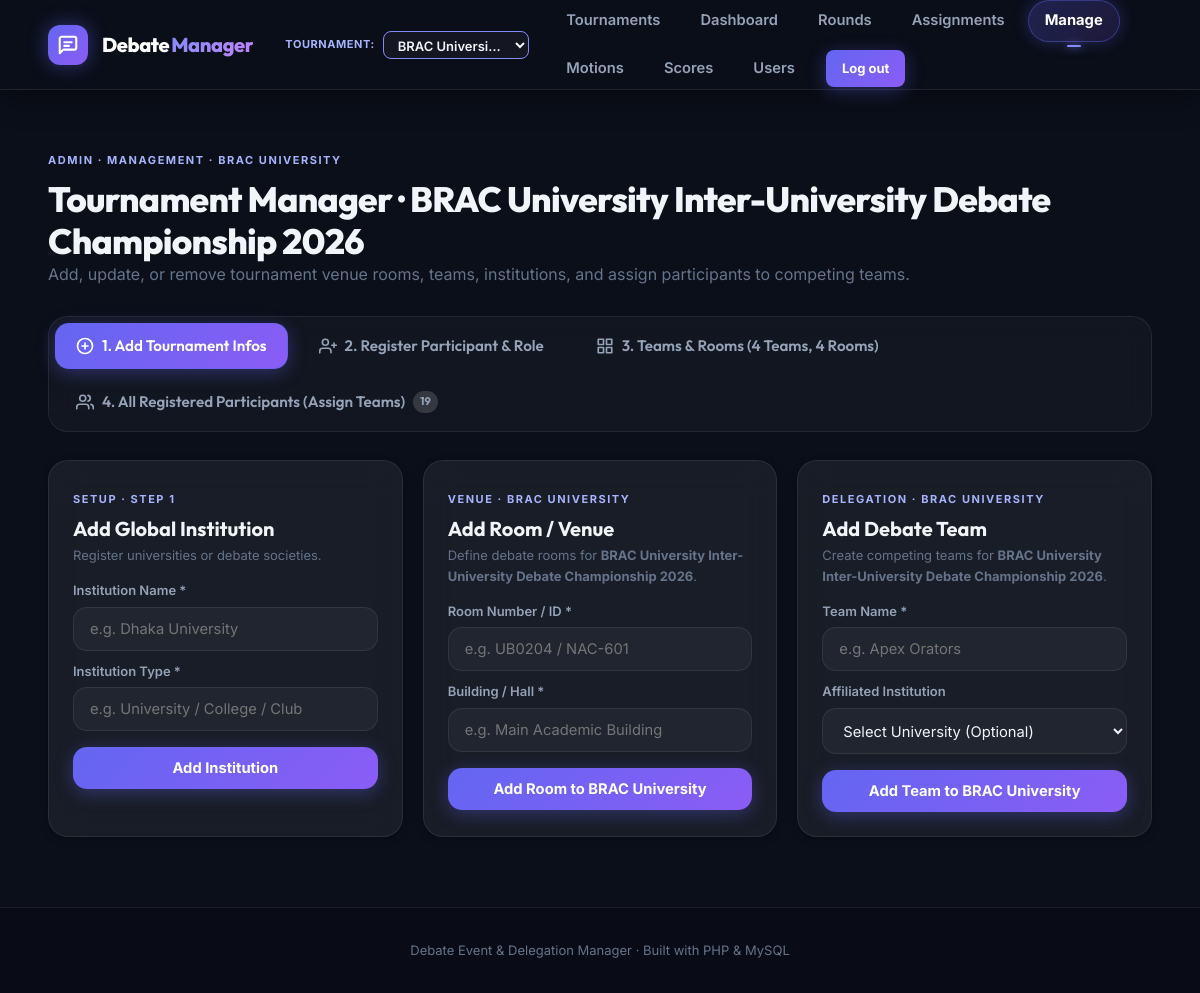
Screenshot of /admin/entities.php (signed in) with the database file from the repository.
### tables this page shows
CREATE TABLE competition (
  competition_id INT AUTO_INCREMENT PRIMARY KEY,
  name VARCHAR(200) NOT NULL,
  description TEXT NULL,
  host_inst_id INT NOT NULL,
  start_date DATE NULL,
  end_date DATE NULL,
  status ENUM('upcoming','active','completed') NOT NULL DEFAULT 'active',
  created_at TIMESTAMP DEFAULT CURRENT_TIMESTAMP,
  CONSTRAINT fk_comp_institution FOREIGN KEY(host_inst_id) REFERENCES institution(inst_id) ON DELETE RESTRICT
);

CREATE TABLE institution (
  inst_id INT AUTO_INCREMENT PRIMARY KEY,
  name VARCHAR(120) NOT NULL,
  type VARCHAR(80) NOT NULL
);

### config/bootstrap.php (called while the page is built, shortened)
<?php
require_once __DIR__ . '/database.php';
function e(?string $v): string {
    return htmlspecialchars((string)$v, ENT_QUOTES, 'UTF-8');
}
function q(string $sql, array $params = []): array {
    $s = db()->prepare($sql);
    $s->execute($params);
    return $s->fetchAll();
}
function one(string $sql, array $params = []): ?array {
    $s = db()->prepare($sql);
    $s->execute($params);
    $r = $s->fetch();
    return $r ?: null;
}
function get_competition(int $id): ?array {
    return one('SELECT c.*, i.name AS host_name, i.type AS host_type
                FROM competition c
                JOIN institution i ON i.inst_id = c.host_inst_id
                WHERE c.competition_id = ?', [$id]);
}
function current_competition_id(): int {
    if (!empty($_SESSION['admin_competition_id'])) {
        $cid = (int)$_SESSION['admin_competition_id'];
        if (get_competition($cid)) {
            return $cid;
        }
    }
    $first = one('SELECT competition_id FROM competition ORDER BY status="active" DESC, competition_id ASC LIMIT 1');
    $id = (int)($first['competition_id'] ?? 1);
    return $id;
}
function current_competition(): ?array {
    return get_competition(current_competition_id());
}

### config/database.php (called while the page is built, shortened)
<?php
function db(): PDO {
    static $pdo = null;
    if ($pdo === null) {
        $dsn = 'mysql:host=' . DB_HOST . ';dbname=' . DB_NAME . ';charset=utf8mb4';
        $pdo = new PDO($dsn, DB_USER, DB_PASS, [
            PDO::ATTR_ERRMODE => PDO::ERRMODE_EXCEPTION,
            PDO::ATTR_DEFAULT_FETCH_MODE => PDO::FETCH_ASSOC,
            PDO::ATTR_EMULATE_PREPARES => false,
        ]);
    }
    return $pdo;
}

### admin/entities.php (the view, shortened to what this page needs)
<?php
require_once '../config/bootstrap.php';
$cid  = current_competition_id();
$comp = current_competition();
$currentTab = $_GET['tab'] ?? 'add_info';
$teams = q('SELECT t.*, i.name AS institution_name FROM team t LEFT JOIN institution i ON i.inst_id = t.inst_id WHERE t.competition_id=? ORDER BY t.team_name', [$cid]);
$rooms = q('SELECT * FROM room WHERE competition_id=? ORDER BY building, number', [$cid]);
$totalParticipantsCount = one('SELECT COUNT(*) c FROM participant')['c'] ?? 0;
include '../partials/header.php';
?>
<div class="section-head">
  <div>
    <span class="kicker">Admin &middot; Management &middot; <?= e($comp['host_name'] ?? '') ?></span>
    <h1>Tournament Manager &middot; <?= e($comp['name'] ?? '') ?></h1>
    <p class="muted">Add, update, or remove tournament venue rooms, teams, institutions, and assign participants to competing teams.</p>
  </div>
</div>
<nav class="tab-nav">
  <a href="entities.php?tab=add_info" class="tab-link <?= $currentTab === 'add_info' ? 'active' : '' ?>">
    <svg width="18" height="18" viewBox="0 0 24 24" fill="none" stroke="currentColor" stroke-width="2.2" stroke-linecap="round" stroke-linejoin="round">
      <circle cx="12" cy="12" r="10"/>
      <line x1="12" y1="8" x2="12" y2="16"/>
      <line x1="8" y1="12" x2="16" y2="12"/>
    </svg>
    1. Add Tournament Infos
  </a>
  <a href="entities.php?tab=register" class="tab-link <?= $currentTab === 'register' ? 'active' : '' ?>">
    <svg width="18" height="18" viewBox="0 0 24 24" fill="none" stroke="currentColor" stroke-width="2.2" stroke-linecap="round" stroke-linejoin="round">
      <path d="M16 21v-2a4 4 0 0 0-4-4H5a4 4 0 0 0-4 4v2"/>
      <circle cx="8.5" cy="7" r="4"/>
      <line x1="20" y1="8" x2="20" y2="14"/>
      <line x1="23" y1="11" x2="17" y2="11"/>
    </svg>
    2. Register Participant &amp; Role
  </a>
  <a href="entities.php?tab=entities" class="tab-link <?= $currentTab === 'entities' ? 'active' : '' ?>">
    <svg width="18" height="18" viewBox="0 0 24 24" fill="none" stroke="currentColor" stroke-width="2.2" stroke-linecap="round" stroke-linejoin="round">
      <rect x="3" y="3" width="7" height="7"/>
      <rect x="14" y="3" width="7" height="7"/>
      <rect x="14" y="14" width="7" height="7"/>
      <rect x="3" y="14" width="7" height="7"/>
    </svg>
    3. Teams &amp; Rooms (<?= count($teams) ?> Teams, <?= count($rooms) ?> Rooms)
  </a>
  <a href="entities.php?tab=participants" class="tab-link <?= $currentTab === 'participants' ? 'active' : '' ?>">
    <svg width="18" height="18" viewBox="0 0 24 24" fill="none" stroke="currentColor" stroke-width="2.2" stroke-linecap="round" stroke-linejoin="round">
      <path d="M17 21v-2a4 4 0 0 0-4-4H5a4 4 0 0 0-4 4v2"/>
      <circle cx="9" cy="7" r="4"/>
      <path d="M23 21v-2a4 4 0 0 0-3-3.87"/>
      <path d="M16 3.13a4 4 0 0 1 0 7.75"/>
    </svg>
    4. All Registered Participants (Assign Teams)
    <span class="tab-count"><?= $totalParticipantsCount ?></span>
  </a>
</nav>
<?php if ($currentTab === 'add_info'): ?>
  <div class="grid grid-3">
    <div class="card">
      <div class="kicker">Setup &middot; Step 1</div>
      <h3>Add Global Institution</h3>
      <p class="muted" style="font-size:13px; margin: 4px 0 14px;">Register universities or debate societies.</p>
      <form method="post" action="entities.php">
        <div class="form-row">
          <label class="label">Institution Name *</label>
          <input type="text" name="name" placeholder="e.g. Dhaka University" required>
        </div>
        <div class="form-row" style="margin-top: 10px;">
          <label class="label">Institution Type *</label>
          <input type="text" name="type" placeholder="e.g. University / College / Club" required>
        </div>
        <button class="btn" type="submit" style="margin-top: 16px; width: 100%;">Add Institution</button>
      </form>
    </div>
    <div class="card">
      <div class="kicker">Venue &middot; <?= e($comp['host_name'] ?? '') ?></div>
      <h3>Add Room / Venue</h3>
      <p class="muted" style="font-size:13px; margin: 4px 0 14px;">Define debate rooms for <strong><?= e($comp['name'] ?? '') ?></strong>.</p>
      <form method="post" action="entities.php">
        <div class="form-row">
          <label class="label">Room Number / ID *</label>
          <input type="text" name="number" placeholder="e.g. UB0204 / NAC-601" required>
        </div>
        <div class="form-row" style="margin-top: 10px;">
          <label class="label">Building / Hall *</label>
          <input type="text" name="building" placeholder="e.g. Main Academic Building" required>
        </div>
        <button class="btn" type="submit" style="margin-top: 16px; width: 100%;">Add Room to <?= e($comp['host_name'] ?? 'Tournament') ?></button>
      </form>
    </div>
    <div class="card">
      <div class="kicker">Delegation &middot; <?= e($comp['host_name'] ?? '') ?></div>
      <h3>Add Debate Team</h3>
      <p class="muted" style="font-size:13px; margin: 4px 0 14px;">Create competing teams for <strong><?= e($comp['name'] ?? '') ?></strong>.</p>
      <form method="post" action="entities.php">
        <div class="form-row">
          <label class="label">Team Name *</label>
          <input type="text" name="team_name" placeholder="e.g. Apex Orators" required>
        </div>
        <div class="form-row" style="margin-top: 10px;">
          <label class="label">Affiliated Institution</label>
          <select name="inst_id">
            <option value="">Select University (Optional)</option>
          </select>
        </div>
        <button class="btn" type="submit" style="margin-top: 16px; width: 100%;">Add Team to <?= e($comp['host_name'] ?? 'Tournament') ?></button>
      </form>
    </div>
  </div>
<?php endif; ?>
<?php include '../partials/footer.php'; ?>

### rows the page displays
competition: host_inst.name "BRAC UNIVERSITY", name "BRAC University Inter-University Debate Championship 2026", host_inst.name "BRAC University"

### other values shown
count($teams) "4"
count($rooms) "4"
$totalParticipantsCount "19"
form field competition_id "BRAC University Inter-University Debate Championship 2026 (BRAC University)"
